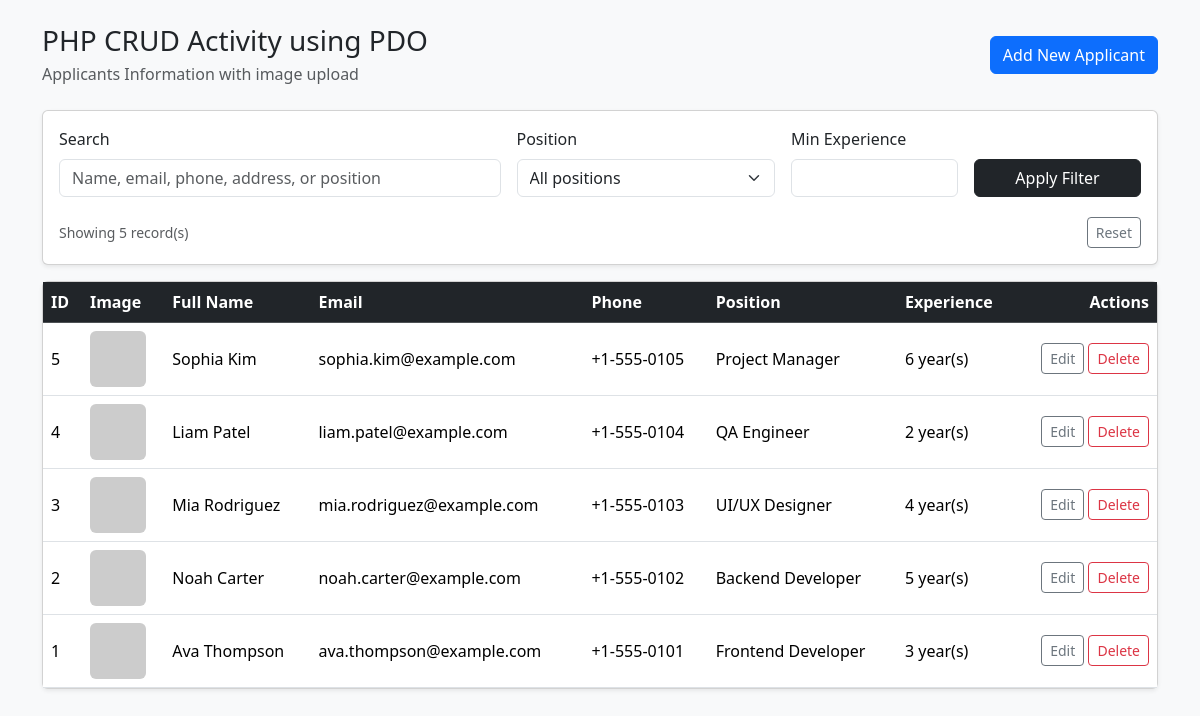
The page / on the database its author committed.
### tables this page shows
CREATE TABLE IF NOT EXISTS applicants (
    id BIGINT UNSIGNED NOT NULL AUTO_INCREMENT PRIMARY KEY,
    full_name VARCHAR(120) NOT NULL,
    email VARCHAR(150) NOT NULL,
    phone VARCHAR(30) NOT NULL,
    address VARCHAR(255) NOT NULL,
    position_applied VARCHAR(120) NOT NULL,
    years_experience INT UNSIGNED NOT NULL,
    image_path VARCHAR(255) NOT NULL,
    created_at TIMESTAMP NOT NULL DEFAULT CURRENT_TIMESTAMP,
    updated_at TIMESTAMP NOT NULL DEFAULT CURRENT_TIMESTAMP ON UPDATE CURRENT_TIMESTAMP
);

### functions.php (called while the page is built, shortened)
<?php
function e(string $value): string
{
    return htmlspecialchars($value, ENT_QUOTES, 'UTF-8');
}

### index.php (the view, shortened to what this page needs)
<?php
require __DIR__ . '/functions.php';
$pdo = getPdo();
$search = trim((string) ($_GET['search'] ?? ''));
$minExperience = trim((string) ($_GET['min_experience'] ?? ''));
$params = [];
$sql = 'SELECT * FROM applicants';
$sql .= ' ORDER BY id DESC';
$stmt = $pdo->prepare($sql);
$stmt->execute($params);
$applicants = $stmt->fetchAll();
?>
<!doctype html>
<html lang="en">
<head>
    <link href="https://cdn.jsdelivr.net/npm/bootstrap@5.3.3/dist/css/bootstrap.min.css" rel="stylesheet">
</head>
<body class="bg-light">
<div class="container py-4">
    <div class="d-flex flex-column flex-md-row align-items-md-center justify-content-md-between gap-3 mb-4">
        <div>
            <h1 class="h3 mb-1">PHP CRUD Activity using PDO</h1>
            <p class="text-muted mb-0">Applicants Information with image upload</p>
        </div>
        <a href="create.php" class="btn btn-primary">Add New Applicant</a>
    </div>
    <div class="card shadow-sm mb-3">
        <div class="card-body">
            <form method="get" class="row g-3 align-items-end">
                <div class="col-lg-5">
                    <label class="form-label">Search</label>
                    <input
                        type="text"
                        name="search"
                        class="form-control"
                        placeholder="Name, email, phone, address, or position"
                        value="<?= e($search) ?>"
                    >
                </div>
                <div class="col-lg-3">
                    <label class="form-label">Position</label>
                    <select name="position" class="form-select">
                        <option value="">All positions</option>
                    </select>
                </div>
                <div class="col-lg-2">
                    <label class="form-label">Min Experience</label>
                    <input type="number" min="0" name="min_experience" class="form-control" value="<?= e($minExperience) ?>">
                </div>
                <div class="col-lg-2 d-grid">
                    <button type="submit" class="btn btn-dark">Apply Filter</button>
                </div>
                <div class="col-12 d-flex justify-content-between align-items-center pt-1">
                    <small class="text-muted">Showing <?= count($applicants) ?> record(s)</small>
                    <a href="index.php" class="btn btn-sm btn-outline-secondary">Reset</a>
                </div>
            </form>
        </div>
    </div>
    <div class="card shadow-sm">
        <div class="card-body p-0">
            <div class="table-responsive">
                <table class="table table-hover mb-0 align-middle">
                    <thead class="table-dark">
                    <tr>
                        <th>ID</th>
                        <th>Image</th>
                        <th>Full Name</th>
                        <th>Email</th>
                        <th>Phone</th>
                        <th>Position</th>
                        <th>Experience</th>
                        <th class="text-end">Actions</th>
                    </tr>
                    </thead>
                    <tbody>
                    <?php if (!$applicants): ?>
                        <tr>
                            <td colspan="8" class="text-center py-4 text-muted">No records yet.</td>
                        </tr>
                    <?php else: ?>
                        <?php foreach ($applicants as $applicant): ?>
                            <tr>
                                <td><?= (int) $applicant['id'] ?></td>
                                <td>
                                    <img src="<?= e($applicant['image_path']) ?>" alt="Applicant Image" class="rounded" style="width:56px;height:56px;object-fit:cover;">
                                </td>
                                <td><?= e($applicant['full_name']) ?></td>
                                <td><?= e($applicant['email']) ?></td>
                                <td><?= e($applicant['phone']) ?></td>
                                <td><?= e($applicant['position_applied']) ?></td>
                                <td><?= (int) $applicant['years_experience'] ?> year(s)</td>
                                <td class="text-end">
                                    <a href="edit.php?id=<?= (int) $applicant['id'] ?>" class="btn btn-sm btn-outline-secondary">Edit</a>
                                    <form action="delete.php" method="post" class="d-inline" onsubmit="return confirm('Delete this record?');">
                                        <button type="submit" class="btn btn-sm btn-outline-danger">Delete</button>
                                    </form>
                                </td>
                            </tr>
                        <?php endforeach; ?>
                    <?php endif; ?>
                    </tbody>
                </table>
            </div>
        </div>
    </div>
</div>
</body>
</html>

### rows shown on the page
applicants: id "5", full_name "Sophia Kim", email "sophia.kim@example.com", phone "+1-555-0105", position_applied "Project Manager", years_experience "6"
applicants: id "4", full_name "Liam Patel", email "liam.patel@example.com", phone "+1-555-0104", position_applied "QA Engineer", years_experience "2"
applicants: id "3", full_name "Mia Rodriguez", email "mia.rodriguez@example.com", phone "+1-555-0103", position_applied "UI/UX Designer", years_experience "4"
applicants: id "2", full_name "Noah Carter", email "noah.carter@example.com", phone "+1-555-0102", position_applied "Backend Developer", years_experience "5"
applicants: id "1", full_name "Ava Thompson", email "ava.thompson@example.com", phone "+1-555-0101", position_applied "Frontend Developer", years_experience "3"

### other values the page prints
count($applicants) "5"
